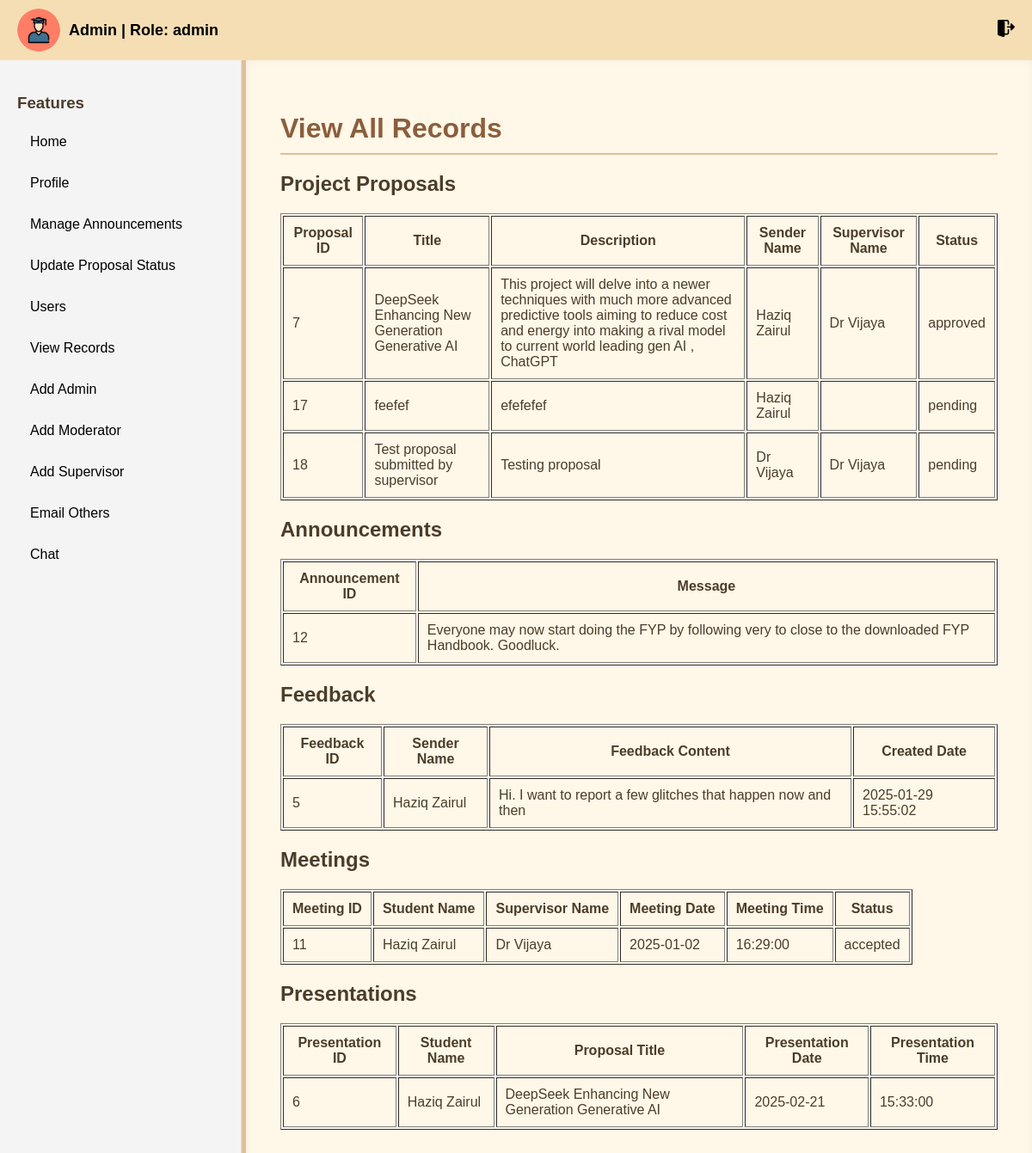
Page /admin/view_records.php (signed in) on the committed database.
### tables this page shows
CREATE TABLE `proposal` (
  `proposal_id` int(11) NOT NULL,
  `sender_id` int(11) DEFAULT NULL,
  `title` varchar(255) NOT NULL,
  `description` text NOT NULL,
  `status` enum('pending','approved','rejected','assigned') NOT NULL,
  `created_at` timestamp NOT NULL DEFAULT current_timestamp(),
  `updated_at` timestamp NOT NULL DEFAULT current_timestamp() ON UPDATE current_timestamp(),
  `assigned_sv` int(11) DEFAULT 0,
  `marks` int(3) DEFAULT NULL
);

CREATE TABLE `users` (
  `id` int(11) NOT NULL,
  `first_name` varchar(255) NOT NULL,
  `last_name` varchar(255) NOT NULL,
  `email` varchar(255) NOT NULL,
  `student_id` varchar(255) NOT NULL,
  `password` varchar(255) NOT NULL,
  `role` enum('student','moderator','admin','supervisor') NOT NULL DEFAULT 'student',
  `created_at` timestamp NOT NULL DEFAULT current_timestamp(),
  `status` enum('active','suspended') DEFAULT 'active'
);

CREATE TABLE `Announcements` (
  `id` int(11) NOT NULL,
  `description` text NOT NULL,
  `file_name` varchar(255) DEFAULT NULL
);

CREATE TABLE `feedback` (
  `feedback_id` int(11) NOT NULL,
  `sender_id` int(11) NOT NULL,
  `message` text NOT NULL,
  `created_at` timestamp NOT NULL DEFAULT current_timestamp()
);

CREATE TABLE `meetings` (
  `meeting_id` int(11) NOT NULL,
  `student_id` int(11) NOT NULL,
  `assigned_sv_id` int(11) NOT NULL,
  `meeting_date` date NOT NULL,
  `meeting_time` time NOT NULL,
  `status` enum('accepted','rejected','pending') DEFAULT 'pending'
);

CREATE TABLE `presentation` (
  `id` int(11) NOT NULL,
  `proposal_id` int(11) NOT NULL,
  `student_id` int(11) NOT NULL,
  `date` date NOT NULL,
  `time` time NOT NULL,
  `created_at` timestamp NOT NULL DEFAULT current_timestamp(),
  `updated_at` timestamp NOT NULL DEFAULT current_timestamp() ON UPDATE current_timestamp()
);

### admin/view_records.php (the view, shortened to what this page needs)
<?php
include '../db_connection.php';
$proposals = [];
$announcements = [];
$feedbacks = [];
$meetings = [];
$presentations = [];
$query_proposals = "
    SELECT p.proposal_id, p.title, p.description, p.status,
           u1.first_name AS sender_first_name, u1.last_name AS sender_last_name,
           u2.first_name AS supervisor_first_name, u2.last_name AS supervisor_last_name
    FROM proposal p
    LEFT JOIN users u1 ON p.sender_id = u1.id
    LEFT JOIN users u2 ON p.assigned_sv = u2.id
";
$result = $conn->query($query_proposals);
if ($result && $result->num_rows > 0) {
    while ($row = $result->fetch_assoc()) {
        $proposals[] = $row;
    }
}
$query_announcements = "SELECT * FROM announcements";
$result = $conn->query($query_announcements);
if ($result && $result->num_rows > 0) {
    while ($row = $result->fetch_assoc()) {
        $announcements[] = $row;
    }
}
$query_feedbacks = "
    SELECT f.feedback_id, f.sender_id, f.message, f.created_at,
           u.first_name AS sender_first_name, u.last_name AS sender_last_name
    FROM feedback f
    LEFT JOIN users u ON f.sender_id = u.id
";
$result = $conn->query($query_feedbacks);
if ($result && $result->num_rows > 0) {
    while ($row = $result->fetch_assoc()) {
        $feedbacks[] = $row;
    }
}
$query_meetings = "
    SELECT m.meeting_id, m.student_id, m.assigned_sv_id, m.meeting_date, m.meeting_time, m.status,
           u1.first_name AS student_first_name, u1.last_name AS student_last_name,
           u2.first_name AS supervisor_first_name, u2.last_name AS supervisor_last_name
    FROM meetings m
    LEFT JOIN users u1 ON m.student_id = u1.id
    LEFT JOIN users u2 ON m.assigned_sv_id = u2.id
";
$result = $conn->query($query_meetings);
if ($result && $result->num_rows > 0) {
    while ($row = $result->fetch_assoc()) {
        $meetings[] = $row;
    }
}
$query_presentations = "
    SELECT p.id, p.student_id, p.date, p.time,
           u.first_name AS student_first_name, u.last_name AS student_last_name,
           pr.title AS proposal_title
    FROM presentation p
    LEFT JOIN users u ON p.student_id = u.id
    LEFT JOIN proposal pr ON p.proposal_id = pr.proposal_id
";
$result = $conn->query($query_presentations);
if ($result && $result->num_rows > 0) {
    while ($row = $result->fetch_assoc()) {
        $presentations[] = $row;
    }
}
?>
<!DOCTYPE html>
<html lang="en">
<head>
    <link rel="stylesheet" href="../css/dashboard.css">
    <link rel="stylesheet" href="../css/header.css">
</head>
<body>
    <?php include '../includes/header.php'; ?>
    <div class="dashboard-container">
        <?php include '../includes/sidebar.php'; ?>
        <div class="dashboard-main">
            <h1>View All Records</h1>
            <h2>Project Proposals</h2>
            <table border="1" cellpadding="10">
                <thead>
                    <tr>
                        <th>Proposal ID</th>
                        <th>Title</th>
                        <th>Description</th>
                        <th>Sender Name</th>
                        <th>Supervisor Name</th>
                        <th>Status</th>
                    </tr>
                </thead>
                <tbody>
                    <?php if (!empty($proposals)): ?>
                        <?php foreach ($proposals as $proposal): ?>
                            <tr>
                                <td><?php echo htmlspecialchars($proposal['proposal_id']); ?></td>
                                <td><?php echo htmlspecialchars($proposal['title']); ?></td>
                                <td><?php echo htmlspecialchars($proposal['description']); ?></td>
                                <td><?php echo htmlspecialchars($proposal['sender_first_name'] . ' ' . $proposal['sender_last_name']); ?></td>
                                <td><?php echo htmlspecialchars($proposal['supervisor_first_name'] . ' ' . $proposal['supervisor_last_name']); ?></td>
                                <td><?php echo htmlspecialchars($proposal['status']); ?></td>
                            </tr>
                        <?php endforeach; ?>
                    <?php else: ?>
                        <tr>
                            <td colspan="6">No proposals found</td>
                        </tr>
                    <?php endif; ?>
                </tbody>
            </table>
            <h2>Announcements</h2>
            <table border="1" cellpadding="10">
                <thead>
                    <tr>
                        <th>Announcement ID</th>
                        <th>Message</th>
                    </tr>
                </thead>
                <tbody>
                    <?php if (!empty($announcements)): ?>
                        <?php foreach ($announcements as $announcement): ?>
                            <tr>
                                <td><?php echo htmlspecialchars($announcement['id']); ?></td>
                                <td><?php echo htmlspecialchars($announcement['description']); ?></td>
                            </tr>
                        <?php endforeach; ?>
                    <?php else: ?>
                        <tr>
                            <td colspan="5">No announcements found</td>
                        </tr>
                    <?php endif; ?>
                </tbody>
            </table>
            <h2>Feedback</h2>
            <table border="1" cellpadding="10">
                <thead>
                    <tr>
                        <th>Feedback ID</th>
                        <th>Sender Name</th>
                        <th>Feedback Content</th>
                        <th>Created Date</th>
                    </tr>
                </thead>
                <tbody>
                    <?php if (!empty($feedbacks)): ?>
                        <?php foreach ($feedbacks as $feedback): ?>
                            <tr>
                                <td><?php echo htmlspecialchars($feedback['feedback_id']); ?></td>
                                <td><?php echo htmlspecialchars($feedback['sender_first_name'] . ' ' . $feedback['sender_last_name']); ?></td>
                                <td><?php echo htmlspecialchars($feedback['message']); ?></td>
                                <td><?php echo htmlspecialchars($feedback['created_at']); ?></td>
                            </tr>
                        <?php endforeach; ?>
                    <?php else: ?>
                        <tr>
                            <td colspan="4">No feedback found</td>
                        </tr>
                    <?php endif; ?>
                </tbody>
            </table>
            <h2>Meetings</h2>
            <table border="1" cellpadding="10">
                <thead>
                    <tr>
                        <th>Meeting ID</th>
                        <th>Student Name</th>
                        <th>Supervisor Name</th>
                        <th>Meeting Date</th>
                        <th>Meeting Time</th>
                        <th>Status</th>
                    </tr>
                </thead>
                <tbody>
                    <?php if (!empty($meetings)): ?>
                        <?php foreach ($meetings as $meeting): ?>
                            <tr>
                                <td><?php echo htmlspecialchars($meeting['meeting_id']); ?></td>
                                <td><?php echo htmlspecialchars($meeting['student_first_name'] . ' ' . $meeting['student_last_name']); ?></td>
                                <td><?php echo htmlspecialchars($meeting['supervisor_first_name'] . ' ' . $meeting['supervisor_last_name']); ?></td>
                                <td><?php echo htmlspecialchars($meeting['meeting_date']); ?></td>
                                <td><?php echo htmlspecialchars($meeting['meeting_time']); ?></td>
                                <td><?php echo htmlspecialchars($meeting['status']); ?></td>
                            </tr>
                        <?php endforeach; ?>
                    <?php else: ?>
                        <tr>
                            <td colspan="6">No meetings found</td>
                        </tr>
                    <?php endif; ?>
                </tbody>
            </table>
            <h2>Presentations</h2>
            <table border="1" cellpadding="10">
                <thead>
                    <tr>
                        <th>Presentation ID</th>
                        <th>Student Name</th>
                        <th>Proposal Title</th>
                        <th>Presentation Date</th>
                        <th>Presentation Time</th>
                    </tr>
                </thead>
                <tbody>
                    <?php if (!empty($presentations)): ?>
                        <?php foreach ($presentations as $presentation): ?>
                            <tr>
                                <td><?php echo htmlspecialchars($presentation['id']); ?></td>
                                <td><?php echo htmlspecialchars($presentation['student_first_name'] . ' ' . $presentation['student_last_name']); ?></td>
                                <td><?php echo htmlspecialchars($presentation['proposal_title']); ?></td>
                                <td><?php echo htmlspecialchars($presentation['date']); ?></td>
                                <td><?php echo htmlspecialchars($presentation['time']); ?></td>
                            </tr>
                        <?php endforeach; ?>
                    <?php else: ?>
                        <tr>
                            <td colspan="6">No presentations found</td>
                        </tr>
                    <?php endif; ?>
                </tbody>
            </table>
        </div>
    </div>
</body>
</html>

### css/dashboard.css (style rules this page uses)
body, html { margin: 0; padding: 0; min-height: 100vh; display: flex; flex-direction: column; }
.dashboard-container { display: flex; flex: 1; min-height: 0; }
.dashboard-main { flex: 1; padding: 20px; overflow-y: auto; }
html, body { margin: 0; padding: 0; height: 100%; display: flex; flex-direction: column; }
.dashboard-main { flex: 1; padding: 20px; }
.dashboard-main h1 { margin-bottom: 20px; }
body { font-family: Arial, sans-serif; margin: 0; padding: 0; background-color: #fdf5e6; color: #4b3d2a; }
.dashboard-container { display: flex; min-height: 100vh; }
.dashboard-main { flex: 1; padding: 40px; background-color: #fff7e8; border-left: 5px solid #e0c097; box-shadow: inset 0 0 10px rgba(0, 0, 0, 0.05); }
.dashboard-main h1 { color: #8b5e3c; border-bottom: 2px solid #e0c097; padding-bottom: 10px; margin-bottom: 20px; }

### css/header.css (style rules this page uses)
body { margin: 0; font-family: Arial, sans-serif; }

### rows in the picture
proposal: proposal_id "7", title "DeepSeek Enhancing New Generation Generative AI", description "This project will delve into a newer techniques with much more advanced predictive tools aiming to reduce cost and energy into making a rival model to current world leading gen AI , ChatGPT", sender.last_name "Haziq Zairul", users.first_name+last_name "Dr Vijaya", status "approved"
proposal: proposal_id "17", title "feefef", description "efefefef", sender.last_name "Haziq Zairul", status "pending"
proposal: proposal_id "18", title "Test proposal submitted by supervisor", description "Testing proposal", sender.last_name "Dr Vijaya", status "pending"
announcements: id "12", description "Everyone may now start doing the FYP by following very to close to the downloaded FYP Handbook. Goodluck."
feedback: feedback_id "5", sender.last_name "Haziq Zairul", message "Hi. I want to report a few glitches that happen now and then", created_at "2025-01-29 15:55:02"
meetings: meeting_id "11", student.last_name "Haziq Zairul", assigned_sv.last_name "Dr Vijaya", meeting_date "2025-01-02", meeting_time "16:29:00", status "accepted"
presentation: id "6", student.last_name "Haziq Zairul", proposal.title "DeepSeek Enhancing New Generation Generative AI", date "2025-02-21", time "15:33:00"

### other values in the picture
$name "Admin"
$role "admin"
